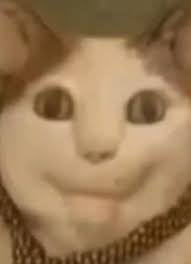
#> input picture Images/chat.jpg, 191 x 264 px
$ python Compress_Q_diff.py
#> lines starting #> are read from the running program, lines starting #| are printed output that depends on the picture
import numpy as np
import matplotlib.pyplot as plt
import math
import matplotlib.image as mpimg

def initialisation_image(image_path):
#> called with image_path = 'Images/chat.jpg'
    img = mpimg.imread(image_path)
#> img is the input picture: shape (264, 191, 3); mean R, G, B 153.6, 121.9, 85.5
    if len(img.shape) == 2 or img.shape[2] < 3:
        raise ValueError("L'image doit contenir trois canaux de couleur (RGB).")
    if img.dtype != np.uint8:
        img = (img*255)
    else :
        img = (img/np.max(img))*255
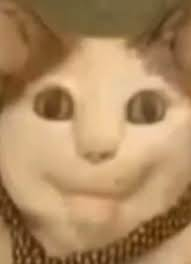
#> img: shape (264, 191, 3) float64; mean R, G, B 173.3, 137.5, 96.5
    img = np.array(img, dtype=int)
    nrows, ncols, _ = img.shape
#> nrows = 264; ncols = 191
    nrows -= nrows % 8
    ncols -= ncols % 8
#> ncols = 184
    img = img[:nrows, :ncols, :]
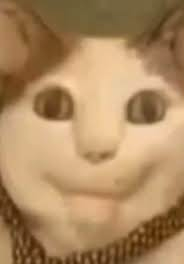
#> img: shape (264, 184, 3) int64; mean R, G, B 173.1, 137.4, 96.4
    img = img - 128
    return img, nrows, ncols

def create_dct_matrix(n=8):
    P = np.zeros((n, n))
    for k in range(n):
        for i in range(n):
            if k == 0:
                P[k, i] = 1 / math.sqrt(n)
            else:
                P[k, i] = math.sqrt(2 / n) * math.cos((2 * i + 1) * k * math.pi / (2 * n))
    return P

def compress_image(img, P, Q, n=8):
    nrows, ncols, _ = img.shape
    compressed = np.zeros_like(img)
    for c in range(3):
        for i in range(0, nrows, n):
            for j in range(0, ncols, n):
                block = img[i:i+n, j:j+n, c]
                D = np.dot(P, np.dot(block, P.T))
                compressed_block = np.round(D / Q)
                compressed[i:i+n, j:j+n, c] = compressed_block
    return compressed

def decompress_image(compressed, P, Q, n=8):
    nrows, ncols, _ = compressed.shape
    decompressed = np.zeros_like(compressed)
    for c in range(3):
        for i in range(0, nrows, n):
            for j in range(0, ncols, n):
                block = compressed[i:i+n, j:j+n, c]
                D_tilde = block * Q
                M_tilde = np.dot(P.T, np.dot(D_tilde, P))
                decompressed[i:i+n, j:j+n, c] = M_tilde
    decompressed = np.clip(decompressed + 128, 0, 255)
    return decompressed

def calculate_compression_rate(compressed, nrows, ncols):
    number = np.count_nonzero(compressed)
    return 100 - (round(number / (nrows * ncols * 3) * 100))

def calculate_frobenius_norm(image_start, image_end):
    norme = np.linalg.norm((image_start - image_end))
    return norme / np.linalg.norm(image_start)

def calculate_image_size(img):
    """
    Calcule la taille mémoire de l'image en octets, kilooctets et mégaoctets.
    """
    image_size_bytes = img.size * img.itemsize
    image_size_kb = image_size_bytes / 1024
    image_size_mb = image_size_kb / 1024
    return image_size_bytes, image_size_kb, image_size_mb

def display_images(original, decompressed_images, compression_rates, q_labels):
    # Affichage des images décompressées avec l'image originale
    plt.figure(figsize=(20, 10))

    # Image originale
    plt.subplot(2, 3, 1)
    plt.title("Image originale")
    plt.imshow(original + 128)

    # Images décompressées
    for idx, (decompressed, compression_rate) in enumerate(zip(decompressed_images, compression_rates)):
        plt.subplot(2, 3, idx + 2)
        plt.title(f"Compressée {q_labels[idx]}")
        plt.imshow(decompressed)
        # Ajout du taux de compression en dessous de l'image
        plt.text(0.5, -0.15, f"compression : {compression_rate}%", ha='center', va='center', transform=plt.gca().transAxes)

    plt.tight_layout()
    plt.show()

def main():
    image_path = "Images/chat.jpg"
    img, nrows, ncols = initialisation_image(image_path)
#> nrows = 264; ncols = 184

    P = create_dct_matrix()

    Q_classique = np.array([[16, 11, 10, 16, 24, 40, 51, 61],
                  [12, 12, 13, 19, 26, 58, 60, 55],
                  [14, 13, 16, 24, 40, 57, 69, 56],
                  [14, 17, 22, 29, 51, 87, 80, 62],
                  [18, 22, 37, 56, 68, 109, 103, 77],
                  [24, 35, 55, 64, 81, 104, 113, 92],
                  [49, 64, 78, 87, 103, 121, 120, 101],
                  [72, 92, 95, 98, 112, 100, 103, 99]])

    Q_aggressif = np.array([[32, 24, 20, 32, 48, 80, 102, 124],
                    [24, 24, 28, 38, 52, 116, 120, 110],
                    [28, 26, 32, 48, 80, 114, 138, 112],
                    [28, 34, 44, 58, 102, 174, 160, 124],
                    [36, 44, 74, 112, 136, 218, 206, 154],
                    [48, 70, 110, 128, 162, 208, 226, 184],
                    [98, 128, 156, 174, 206, 242, 240, 202],
                    [144, 184, 190, 196, 224, 200, 206, 198]
                    ])

    Q_faible = np.array([[8, 6, 5, 8, 12, 20, 25, 30],
                    [6, 6, 7, 10, 13, 29, 30, 27],
                    [7, 6, 8, 12, 20, 28, 34, 28],
                    [7, 8, 11, 14, 25, 43, 40, 31],
                    [9, 11, 19, 28, 34, 54, 51, 38],
                    [12, 18, 28, 32, 41, 52, 56, 46],
                    [24, 32, 39, 43, 51, 60, 60, 50],
                    [36, 46, 48, 49, 56, 50, 51, 49]
                    ])

    Q_extreme = np.array([
                    [80, 80, 80, 80, 80, 80, 80, 80],
                    [80, 90, 90, 90, 90, 90, 90, 90],
                    [80, 90, 100, 100, 100, 100, 100, 100],
                    [80, 90, 100, 110, 110, 110, 110, 110],
                    [80, 90, 100, 110, 120, 120, 120, 120],
                    [80, 90, 100, 110, 120, 130, 130, 130],
                    [80, 90, 100, 110, 120, 130, 140, 140],
                    [80, 90, 100, 110, 120, 130, 140, 150]
                    ])

    Q_max = Q_extreme * 10

    les_gros_q = [Q_faible, Q_classique, Q_aggressif, Q_extreme, Q_max]
    q_labels = ["faible", "classique", "aggressif", "extrême", "max"]

    decompressed_images = []
    compression_rates = []

    for Q in les_gros_q:
        compressed = compress_image(img, P, Q)
        compression_rate = calculate_compression_rate(compressed, nrows, ncols)
        decompressed = decompress_image(compressed, P, Q)
        decompressed_images.append(decompressed)
        compression_rates.append(compression_rate)
#> this loop made 5 passes
#> (number in calculate_compression_rate, compression_rate) on passes 1 to 5: (9649, 93), (9373, 94), (8297, 94), (3794, 97), (932, 99)
#> pass 1, in main, `compressed = compress_image(img, P, Q)`:
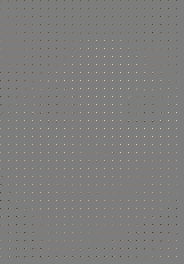
#> compressed: shape (264, 184, 3) int64; mean R, G, B 0.7, 0.1, -0.5; drawn with min black and max white
#> after the loop, compression_rates = [93, 94, 94, 97, 99]; decompressed_images = 5 items

    display_images(img, decompressed_images, compression_rates, q_labels)
#> the loop in display_images, `for idx, (decompressed, compression_rate) in enumerate(zip(decompresse..` made 5 passes
#> compression_rate on passes 1 to 5: 93, 94, 94, 97, 99
#> in display_images, `plt.show()`:
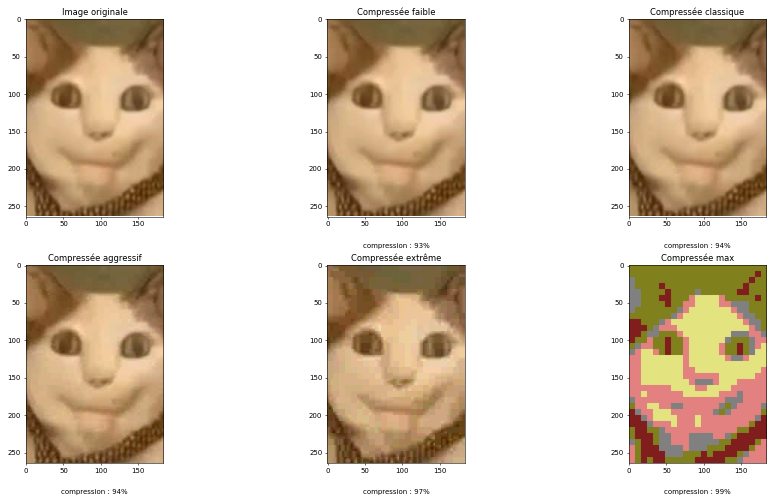
#> figure drawn by matplotlib, 6 panels

if __name__ == "__main__":
    main()
